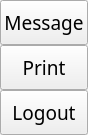
                 <widget class="QFrame" name="extraRightBox">
                  <property name="minimumSize">
                   <size>
                    <width>0</width>
                    <height>0</height>
                   </size>
                  </property>
                  <property name="maximumSize">
                   <size>
                    <width>0</width>
                    <height>16777215</height>
                   </size>
                  </property>
                  <property name="frameShape">
                   <enum>QFrame::NoFrame</enum>
                  </property>
                  <property name="frameShadow">
                   <enum>QFrame::Raised</enum>
                  </property>
                  <layout class="QVBoxLayout" name="verticalLayout_7">
                   <property name="spacing">
                    <number>0</number>
                   </property>
                   <property name="leftMargin">
                    <number>0</number>
                   </property>
                   <property name="topMargin">
                    <number>0</number>
                   </property>
                   <property name="rightMargin">
                    <number>0</number>
                   </property>
                   <property name="bottomMargin">
                    <number>0</number>
                   </property>
                   <item>
                    <widget class="QFrame" name="themeSettingsTopDetail">
                     <property name="maximumSize">
                      <size>
                       <width>16777215</width>
                       <height>3</height>
                      </size>
                     </property>
                     <property name="frameShape">
                      <enum>QFrame::NoFrame</enum>
                     </property>
                     <property name="frameShadow">
                      <enum>QFrame::Raised</enum>
                     </property>
                    </widget>
                   </item>
                   <item>
                    <widget class="QFrame" name="contentSettings">
                     <property name="frameShape">
                      <enum>QFrame::NoFrame</enum>
                     </property>
                     <property name="frameShadow">
                      <enum>QFrame::Raised</enum>
                     </property>
                     <layout class="QVBoxLayout" name="verticalLayout_13">
                      <property name="spacing">
                       <number>0</number>
                      </property>
                      <property name="leftMargin">
                       <number>0</number>
                      </property>
                      <property name="topMargin">
                       <number>0</number>
                      </property>
                      <property name="rightMargin">
                       <number>0</number>
                      </property>
                      <property name="bottomMargin">
                       <number>0</number>
                      </property>
                      <item alignment="Qt::AlignTop">
                       <widget class="QFrame" name="topMenus">
                        <property name="frameShape">
                         <enum>QFrame::NoFrame</enum>
                        </property>
                        <property name="frameShadow">
                         <enum>QFrame::Raised</enum>
                        </property>
                        <layout class="QVBoxLayout" name="verticalLayout_14">
                         <property name="spacing">
                          <number>0</number>
                         </property>
                         <property name="leftMargin">
                          <number>0</number>
                         </property>
                         <property name="topMargin">
                          <number>0</number>
                         </property>
                         <property name="rightMargin">
                          <number>0</number>
                         </property>
                         <property name="bottomMargin">
                          <number>0</number>
                         </property>
                         <item>
                          <widget class="QPushButton" name="btn_message">
                           <property name="sizePolicy">
                            <sizepolicy hsizetype="Expanding" vsizetype="Fixed">
                             <horstretch>0</horstretch>
                             <verstretch>0</verstretch>
                            </sizepolicy>
                           </property>
                           <property name="minimumSize">
                            <size>
                             <width>0</width>
                             <height>45</height>
                            </size>
                           </property>
                           <property name="font">
                            <font>
                             <family>Nunito</family>
                             <pointsize>14</pointsize>
                             <weight>50</weight>
                             <italic>false</italic>
                             <bold>false</bold>
                            </font>
                           </property>
                           <property name="cursor">
                            <cursorShape>PointingHandCursor</cursorShape>
                           </property>
                           <property name="layoutDirection">
                            <enum>Qt::LeftToRight</enum>
                           </property>
                           <property name="styleSheet">
                            <string notr="true">background-image: url(:/icons/images/icons/cil-envelope-open.png);</string>
                           </property>
                           <property name="text">
                            <string>Message</string>
                           </property>
                          </widget>
                         </item>
                         <item>
                          <widget class="QPushButton" name="btn_print">
                           <property name="sizePolicy">
                            <sizepolicy hsizetype="Expanding" vsizetype="Fixed">
                             <horstretch>0</horstretch>
                             <verstretch>0</verstretch>
                            </sizepolicy>
                           </property>
                           <property name="minimumSize">
                            <size>
                             <width>0</width>
                             <height>45</height>
                            </size>
                           </property>
                           <property name="font">
                            <font>
                             <family>Nunito</family>
                             <pointsize>14</pointsize>
                             <weight>50</weight>
                             <italic>false</italic>
                             <bold>false</bold>
                            </font>
                           </property>
                           <property name="cursor">
                            <cursorShape>PointingHandCursor</cursorShape>
                           </property>
                           <property name="layoutDirection">
                            <enum>Qt::LeftToRight</enum>
                           </property>
                           <property name="styleSheet">
                            <string notr="true">background-image: url(:/icons/images/icons/cil-print.png);</string>
                           </property>
                           <property name="text">
                            <string>Print</string>
                           </property>
                          </widget>
                         </item>
                         <item>
                          <widget class="QPushButton" name="btn_logout">
                           <property name="sizePolicy">
                            <sizepolicy hsizetype="Expanding" vsizetype="Fixed">
                             <horstretch>0</horstretch>
                             <verstretch>0</verstretch>
                            </sizepolicy>
                           </property>
                           <property name="minimumSize">
                            <size>
                             <width>0</width>
                             <height>45</height>
                            </size>
                           </property>
                           <property name="font">
                            <font>
                             <family>Nunito</family>
                             <pointsize>14</pointsize>
                             <weight>50</weight>
                             <italic>false</italic>
                             <bold>false</bold>
                            </font>
                           </property>
                           <property name="cursor">
                            <cursorShape>PointingHandCursor</cursorShape>
                           </property>
                           <property name="layoutDirection">
                            <enum>Qt::LeftToRight</enum>
                           </property>
                           <property name="styleSheet">
                            <string notr="true">background-image: url(:/icons/images/icons/cil-account-logout.png);</string>
                           </property>
                           <property name="text">
                            <string>Logout</string>
                           </property>
                          </widget>
                         </item>
                        </layout>
                       </widget>
                      </item>
                     </layout>
                    </widget>
                   </item>
                  </layout>
                 </widget>
